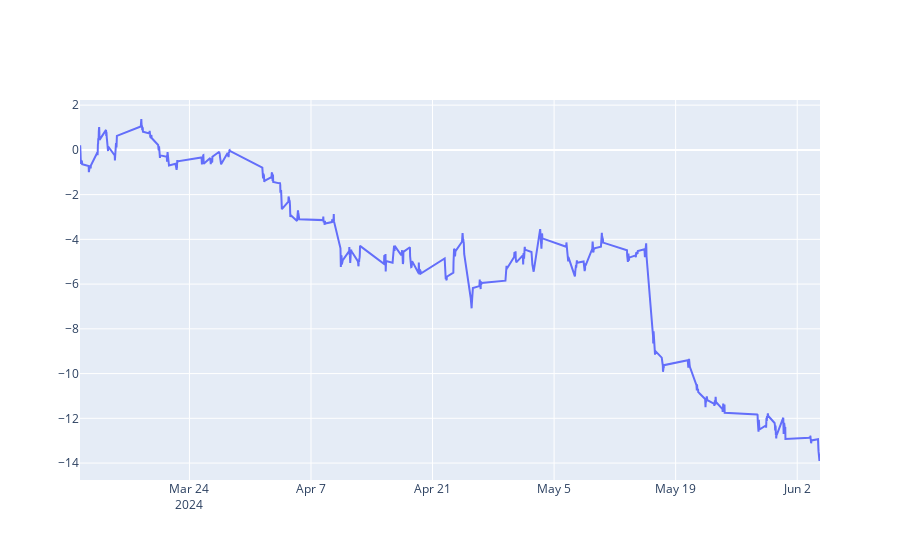

Notebook code for this chart:
### Code cell
# Plot the difference between the two tickers

fig = go.Figure()
fig.add_trace(go.Scatter(x=tsm_qcom_dif.index, y=tsm_qcom_dif, name='TSM-QCOM'))

fig.show()

### Figure 1 — Plotly figure (JSON) as saved in the notebook; plotly's stock layout.template omitted (floating-point values rounded to 4 significant figures; data arrays with more than 128 entries replaced by an {"elided": "..."} marker saying what was removed)
{"data": [{"name": "TSM-QCOM", "type": "scatter", "x": {"elided": "779 str values"}, "y": {"elided": "779 float values"}}], "layout": {}}
